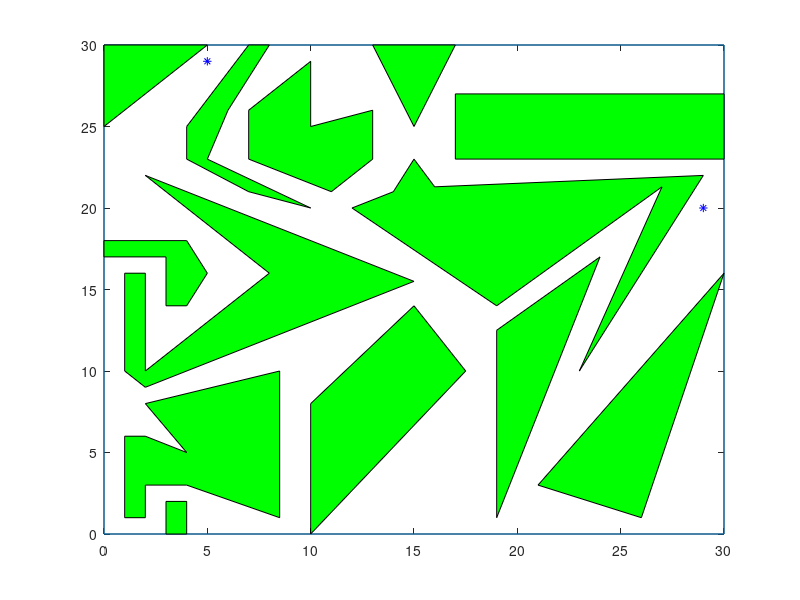

The MATLAB script that drew this image: (Note: this script raises an error after producing the figure.)
%% building the provided map
%rng(1)

start_pt = [5, 29];
end_pt = [29, 20];
Npoly=13;
maxpoly=12;
pgx=NaN*ones(Npoly,maxpoly);
pgy=NaN*ones(Npoly,maxpoly);
pgx(1,1:11)=[2 8.5 8.5 4 2 2 1 1 2 4 2];
pgy(1,1:11)=[8 10 1 3 3 1 1 6 6 5 8];
pgx(2,1:9)=[2 8 2 15 2 1 1 2 2];
pgy(2,1:9)=[10 16 22 15.5 9 10 16 16 10];
pgx(3,1:4)=[0 0 5 0];
pgy(3,1:4)=[25 30 30 25];
pgx(4,1:8)=[7 7 10 10 13 13 11 7];
pgy(4,1:8)=[23 26 29 25 26 23 21 23];
pgx(5,1:4)=[13 17 15 13];
pgy(5,1:4)=[30 30 25  30];
pgx(6,1:5)=[17 17 30 30 17];
pgy(6,1:5)=[23 27 27 23 23];
pgx(7,1:9)=[12 14 15 16 29 23 27 19 12];
pgy(7,1:9)=[20 21 23 21.3 22 10 21.3 14 20];
pgx(8,1:5)=[10 15 17.5 10 10];
pgy(8,1:5)=[8 14 10 0 8];
pgx(9,1:4)=[19 24 19 19];
pgy(9,1:4)=[12.5 17 1 12.5];
pgx(10,1:4)=[21 30 26 21];
pgy(10,1:4)=[3 16 1 3];
pgx(11,1:9)=[4 7 8 6 5 10 7 4 4];
pgy(11,1:9)=[25 30 30 26 23 20 21 23 25];
pgx(12,1:8)=[0 0 4 5 4 3 3 0];
pgy(12,1:8)=[17 18 18 16 14 14 17 17];
pgx(13,1:5)=[3 3 4 4 3];
pgy(13,1:5)=[0 2 2 0 0];

close all

plot([0 30 30 0 0],[0 0 30 30 0]);
hold

excluded_area=0;


for ii=1:Npoly
    inds=find(isnan(pgx(ii,:))==0);
    excluded_area=excluded_area+polyarea(pgx(ii,inds),pgy(ii,inds));
    fill(pgx(ii,inds),pgy(ii,inds),'g')
end
%% finding the nodes (integer value of coordinates taken only) 
amountofnodes =102;

L = zeros(amountofnodes,2); %matrix for nodes
L(1,:) = start_pt;
L(amountofnodes,:) = end_pt;

plot(L(1,1),L(1,2),'b*');%plots nodes in map
hold on
plot(L(amountofnodes,1), L(amountofnodes, 2), 'b*');
%plots 100 random nodes
for i=2:amountofnodes-1
    isinside = 0; %keept track on if node is inside exluded area
    node = randi([0 30],1,2);
    %check if in excluded_area
    while(true)
        for ii=1:Npoly
            inds=find(isnan(pgx(ii,:))==0);
            %checks if node is inside restricted area or on restricted area
            %edges
            [xa,ya]=polyxpoly(node(1),node(2),pgx(ii,inds),pgy(ii,inds));
            if(isempty(L)==0)
                %if L is not empty it checks if the node is already in L
                [xb,yb]=polyxpoly(node(1),node(2),L(:,1)',L(:,2)');
            else
                %otherwise the vectors indicating if node is already
                %included are empty
                xb=[];
                yb=[];
            end
            
            
            if inpolygon(node(1),node(2),pgx(ii,inds),pgy(ii,inds))==1 ...
                || isempty(xa)==0 && isempty(ya)==0|| isempty(xb)==0 && isempty(yb)==0
                isinside = 1; %isinside value is 1 if node is in excluded area
                %or if it is already generated
            end
        end
        
        %continues search with a new node or accepts a node
        if isinside == 1
            node = randi([0 30],1,2);
            isinside = 0; %new node, initialize
        else
%             isinside = 0; %initialize
            break %accepted node was found
        end
    end
    
    plot(node(1),node(2),'b*');%plots nodes in map
    title('obstruction and random nodes')
    L(i,1) = node(1); %adds node in coordinate list
    L(i,2) = node(2);
end

%% finding the edges connecting the nodes
% amountofnodes =100;

E= [];
isinside=0;

j1=1;
%checking nodes
for i=1:amountofnodes
     j1=j1+1; %edges are bidirectional, therefore same index doesn't need 
     %be checked twice (e.g first time i= 1 and j=2 checked so i=2 j=1 
     %doesn't need to be checked anymore, also j=i is not a possible edge)
     
     
%     selected_node = [selected_node;i];
%check node and another node until all nodes are connected
    for j=j1:amountofnodes
        if j==i
            continue
        end
      
        edgex =[L(i,1),L(j,1)];
        edgey =[L(i,2),L(j,2)];
%         edgex =[L(1,1),L(60,1)];
%         edgey =[L(1,2),L(60,2)];
        
        %add all other nodes into matrix
        othernodes = L;
        othernodes(i,:) = []; %remove current node i
        if i < j
            othernodes(j-1,:) = []; %remove current node j
        else
           othernodes(j,:) = []; 
        end
        
        %check there is no node between nodes j and i by using the matrix
        %inlcuding other nodes
        for ind=1:size(othernodes,1)
            
            
            [xnode,ynode] = polyxpoly(othernodes(ind,1),...
                othernodes(ind,2),edgex,edgey);
            if isempty(ynode) ==0|isempty(xnode) ==0
               isinside =1;
               break
            end
        end
        
        %don't add edge if it cuts via another edge
        if isinside == 1
            %do nothing
            isinside = 0;
        else
            %otherwise check if edge goes via excluded area
            for ii=1:Npoly
                inds=find(isnan(pgx(ii,:))==0);
                [in,on]=inpolygon(edgex,edgey,pgx(ii,inds),pgy(ii,inds));
                [xt,yt] = polyxpoly(edgex,edgey,pgx(ii,inds),pgy(ii,inds));
                if all(in) || all(on) || ~isempty(xt) || ~isempty(yt)
                    isinside = 1;
                    break
                end
            end
        
            if isinside == 1
                %do nothing
                isinside = 0; %initialize for next edge
%               selected_node = [selected_node;i,j];
            else
                %edge doesn't go via excluded area
                %new edge was found
%               selected_node = [selected_node;i,j];
%               fprintf('%d %d\n', i, j);
                E = [E;i,j]; %edge from i to j added to list
                plot(edgex,edgey, 'b-');
                isinside = 0; %initialize      
            end
        end
%         label
    end
%    
end


%% directed graph from sini
 [Na,Aa] = convert2digraph(L,E);
 Ga=digraph(Aa);
 figure
 plot(Ga)
 
 %% Dijkstra & dynamic programming

n0= [5, 29, 0] 
ng= [29, 20, 0]

%dynamic programming
[route,route_found] = dynamicp(ng,n0,L,E);

%dijkstra
if route_found ~= 0
    [min_cost, route, route_found] = dijkstra(n0, ng, Na, Aa);
    disp('route found:djikstra');
else
    disp('route not found:djikstra')
end

%% A* star (creating database)
node_edge_map = zeros(2*size(E,1),2);
node_edge_map(1:size(E,1),1:2) = E;
node_edge_map((size(E,1)+1):size(node_edge_map,1),1:2) = fliplr(E);
node_edge_map = sortrows(node_edge_map);
[route_found, route] = AStar(L, node_edge_map);
if route_found == 1
    disp('route found:A*');
%     disp(route);
    figure
    plot(route(:,1),route(:,2),'r*-')
    title('A* programming algorithm')
else
    disp('route not found:A*');
end



 




